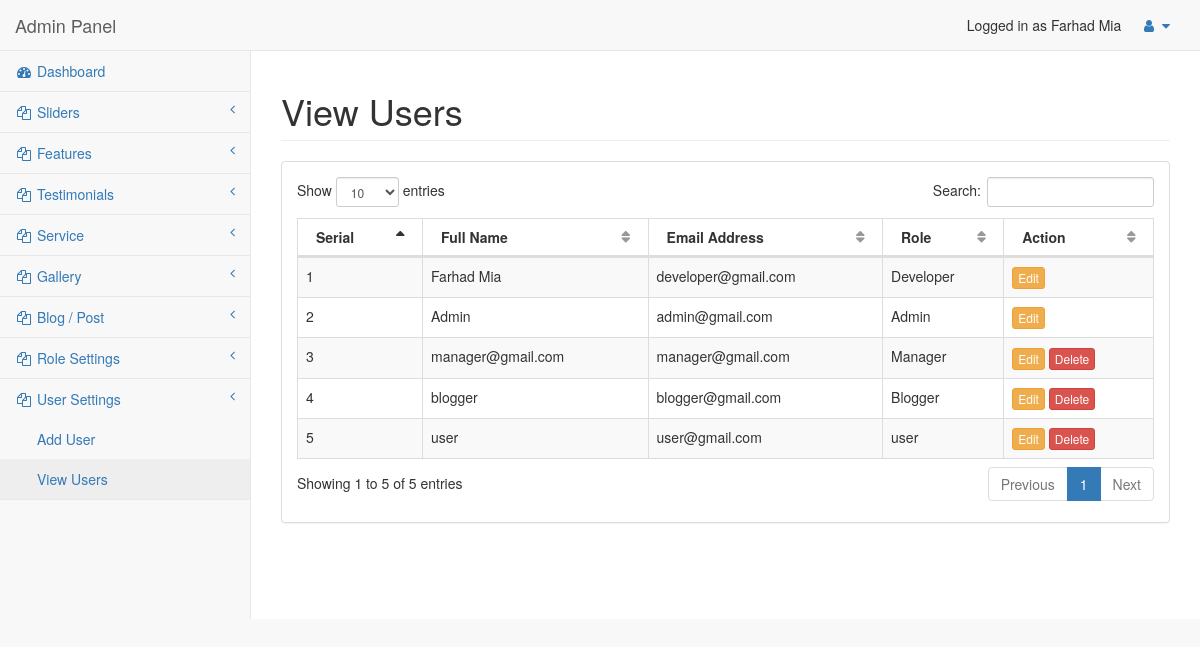
Page /admin/user_view.php (signed in) on the committed database.
### tables this page shows
CREATE TABLE `user` (
  `user_id` int(11) NOT NULL,
  `user_full_name` varchar(100) NOT NULL,
  `user_email` varchar(100) NOT NULL,
  `user_password` varchar(100) NOT NULL,
  `user_hash` varchar(200) NOT NULL,
  `role_id` int(11) NOT NULL
);

CREATE TABLE `role` (
  `role_id` int(11) NOT NULL,
  `role_name` varchar(100) NOT NULL
);

### admin/user_view.php (the view)
<?php require_once('header.php'); ?>
<div class="row">
    <div class="col-lg-12">
        <h1 class="page-header">View Users</h1>
    </div>
</div>
<div class="row">
    <div class="col-lg-12">
        <div class="panel panel-default">
            <div class="panel-body">
                <table width="100%" class="table table-striped table-bordered table-hover" id="dataTables-example">
                    <thead>
                        <tr>
                            <th>Serial</th>
                            <th>Full Name</th>
                            <th>Email Address</th>
                            <th>Role</th>
                            <th>Action</th>
                        </tr>
                    </thead>
                    <tbody>
                        <?php
                        $i = 0;
                        $q = $pdo->prepare("SELECT *
                                            FROM user t1
                                            JOIN role t2
                                            ON t1.role_id = t2.role_id
                                            ORDER BY t1.user_id ASC");
                        $q->execute();
                        $res = $q->fetchAll();
                        foreach ($res as $row) {
                            $i++;
                        ?>
                            <tr>
                                <td>
                                    <?php echo $i; ?>
                                </td>
                                <td><?php echo $row['user_full_name']; ?></td>
                                <td><?php echo $row['user_email']; ?></td>
                                <td><?php echo $row['role_name']; ?></td>
                                <td>
                                    <a href="user_edit.php?id=<?php echo $row['user_id']; ?>" class="btn btn-xs btn-warning">Edit</a>
                                    <?php if ($row['role_id'] != 1 && $row['role_id'] != 2): ?>
                                        <a href="user_delete.php?id=<?php echo $row['user_id']; ?>" class="btn btn-xs btn-danger" onClick="return confirm('Are you sure?');">Delete</a>
                                    <?php endif; ?>
                                </td>
                            </tr>
                        <?php
                        }
                        ?>
                    </tbody>
                </table>
            </div>
        </div>
    </div>
</div>
</div>
<?php require_once('footer.php'); ?>

### admin/assets/css/sb-admin-2.css (style rules this page uses)
body { background-color: #f8f8f8; }
table.dataTable thead .sorting, table.dataTable thead .sorting_asc, table.dataTable thead .sorting_desc, table.dataTable thead .sorting_asc_disabled, table.dataTable thead .sorting_desc_disabled { background: transparent; }
table.dataTable thead .sorting_asc:after { content: "\f0de"; float: right; font-family: fontawesome; }
table.dataTable thead .sorting:after { content: "\f0dc"; float: right; font-family: fontawesome; color: rgba(50, 50, 50, 0.5); }

### rows in the picture
user: user_full_name "Farhad Mia", user_email "developer@gmail.com", role.role_name "Developer"
user: user_full_name "Admin", user_email "admin@gmail.com", role.role_name "Admin"
user: user_full_name "manager@gmail.com", user_email "manager@gmail.com", role.role_name "Manager"
user: user_full_name "blogger", user_email "blogger@gmail.com", role.role_name "Blogger"
user: user_full_name "user", user_email "user@gmail.com", role.role_name "user"

### other values in the picture
$_SESSION['user']['user_full_name'] "Farhad Mia"
